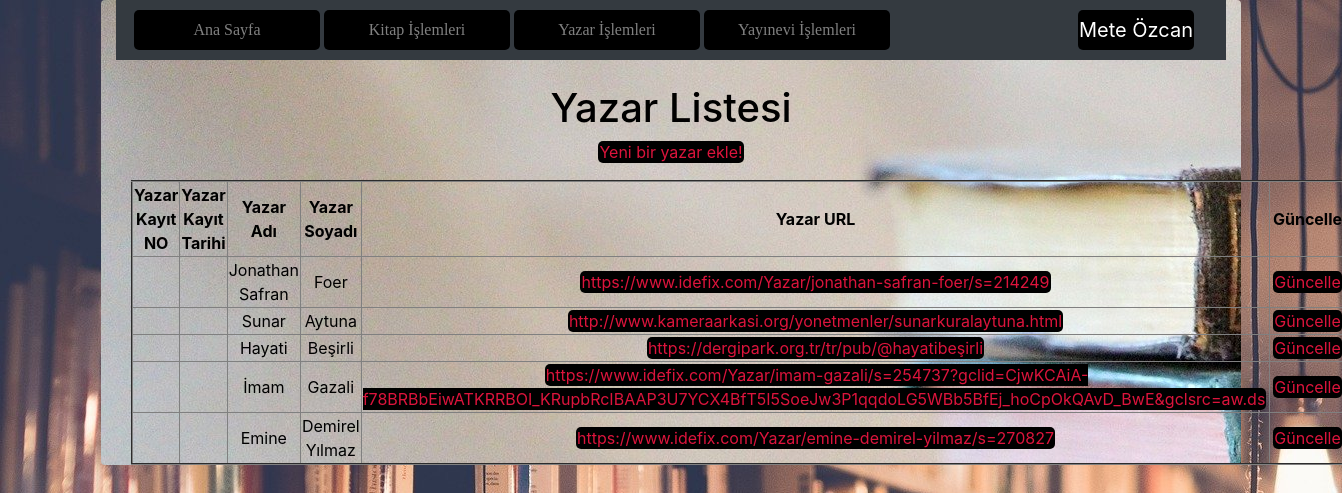
Page /meteozcan_final/yazar.php on the earlier database version.
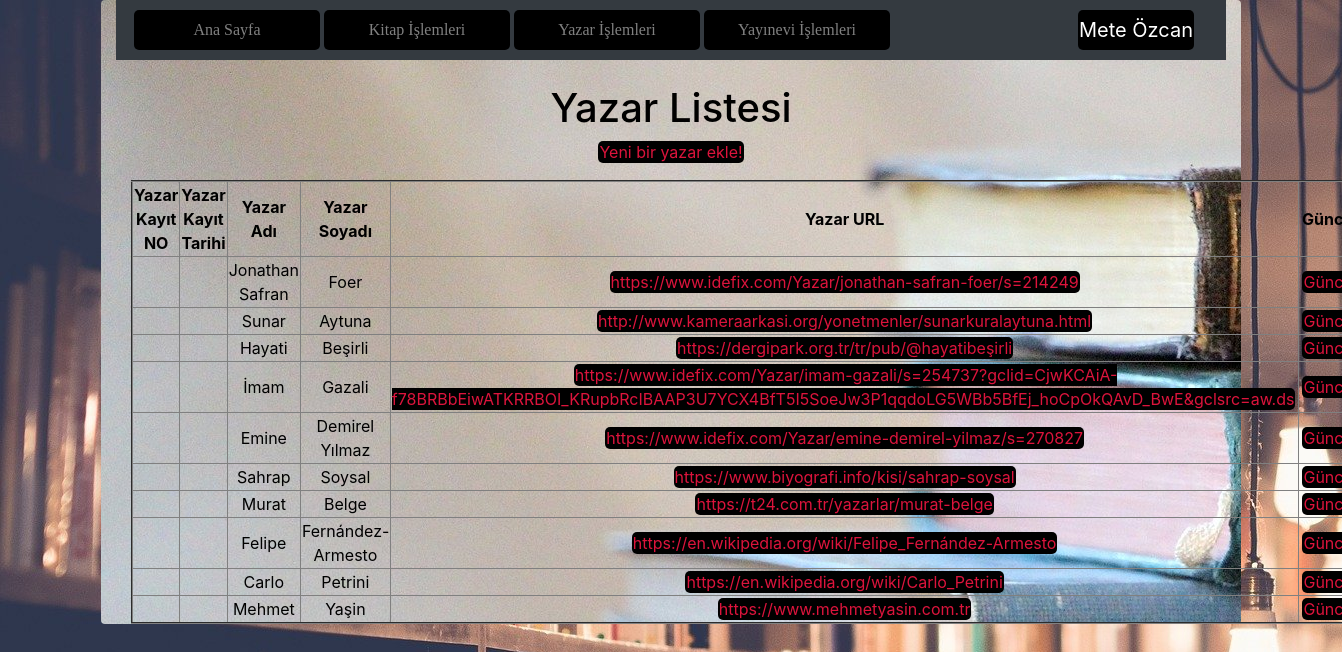
Same page on the later database version.
### tables this page shows
CREATE TABLE `yazar` (
  `YazarKayıtNo` smallint(6) NOT NULL COMMENT 'Yazarın Kayıt Numarası',
  `YazarKayıtTarihi` timestamp NOT NULL DEFAULT current_timestamp() COMMENT 'Yazarın Veritabanına Kayıt Edildiği Tarih',
  `YazarAdi` varchar(35) NOT NULL COMMENT 'Yazarın Adı',
  `YazarSoyadi` varchar(35) NOT NULL COMMENT 'Yazarın Soyadı',
  `YazarURL` varchar(200) NOT NULL COMMENT 'Yazarın URL''si'
);

### meteozcan_final/yazar.php (the view, shortened to what this page needs)
<?php
require_once("baglanti.php");
$sorgu = mysqli_query($baglanti, "SELECT * FROM yazar");
?>
<!DOCTYPE html>
<html lang="tr"><head><meta http-equiv="Content-Type" content="text/html; charset=UTF-8">
<link href="bootstrap.min.css" rel="stylesheet">
<link href="bs1.css" rel="stylesheet">
    <link href="./katalog_files/navbar-top.css" rel="stylesheet">
  </head>
  <body>
      <div id="divone" class="container rounded">
    <nav class="navbar navbar-expand-md navbar-dark bg-dark mb-4">
  <div class="collapse navbar-collapse" id="navbarCollapse">
    <ul class="navbar-nav mr-auto">
      <li class="nav-item">
        <a class="nav-link" href="index.php">Ana Sayfa </a>
      </li>
      <li class="nav-item">
        <a class="nav-link" href="kitap.php">Kitap İşlemleri</a>
      </li>
      <li class="nav-item">
        <a class="nav-link" href="yazar.php">Yazar İşlemleri</a>
      </li>
      <li class="nav-item">
        <a class="nav-link" href="yayinevi.php">Yayınevi İşlemleri</a>
      </li>
    </ul>
    <form class="form-inline mt-2 mt-md-0">
   <a class="navbar-brand" href="https://www.instagram.com/meteeozcan/?hl=tr">Mete Özcan</a>
    </form>
  </div>
</nav>
<main role="main" class="container">
  <h1>Yazar Listesi</h1>
        <p><a href="yazar_ekle.php">Yeni bir yazar ekle!</a></p>
        <?php
            echo("<table border=2>");
                echo("<tr>");
                    echo("<td><b>Yazar Kayıt NO</b></td>");
                    echo("<td><b>Yazar Kayıt Tarihi</b></td>");
                    echo("<td><b>Yazar Adı</b></td>");
                    echo("<td><b>Yazar Soyadı</b></td>");
                    echo("<td><b>Yazar URL</b></td>");
                    echo("<td><b>Güncelle</b></td>");
                echo("</tr>");
            while($satir = mysqli_fetch_assoc($sorgu)){
                echo("<tr>");
                echo("<td>".$satir["YazarKayitNo"]."</td>");
                echo("<td>".$satir["YazarKayitTarihi"]."</td>");
                echo("<td>".$satir["YazarAdi"]."</td>");
                echo("<td>".$satir["YazarSoyadi"]."</td>");
                echo("<td><a href=".$satir['YazarURL'].">".$satir["YazarURL"]."</a></td>");
                echo("<td><a href='yazarguncellenecek.php?YazarKayitNo=".$satir["YazarKayitNo"]."'>Güncelle</a></td>");
                echo("</tr>");
            }
            echo("</table>");
        ?>
</main>
      </div>
</body></html>

Differences in the rows shown:
added yazar: YazarAdi "Sahrap", YazarSoyadi "Soysal", YazarURL "https://www.biyografi.info/kisi/sahrap-soysal"
added yazar: YazarAdi "Murat", YazarSoyadi "Belge", YazarURL "https://t24.com.tr/yazarlar/murat-belge"
added yazar: YazarAdi "Felipe", YazarSoyadi "Fernández-Armesto", YazarURL "https://en.wikipedia.org/wiki/Felipe_Fernández-Armesto"
added yazar: YazarAdi "Carlo", YazarSoyadi "Petrini", YazarURL "https://en.wikipedia.org/wiki/Carlo_Petrini"
added yazar: YazarAdi "Mehmet", YazarSoyadi "Yaşin", YazarURL "https://www.mehmetyasin.com.tr"
